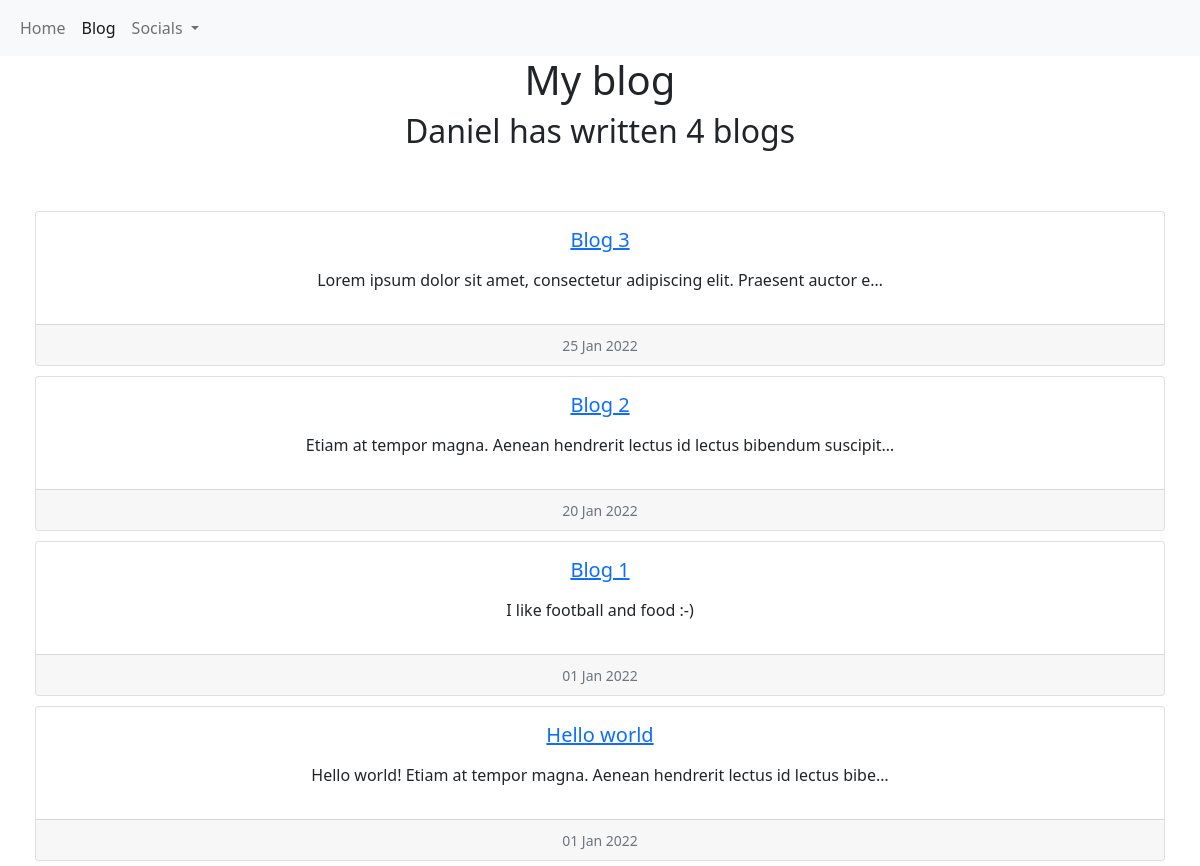
Screenshot of /blog/ with the database file from the repository.
### blog/models.py (models this page shows, shortened)
class Blog(models.Model):
    title = CharField(max_length=200)
    date = DateField()
    description = models.TextField()

### blog/views.py (the view)
# urls.py: path('', views.all_blogs, name='all_blogs'),
def all_blogs(request):
    blogs = Blog.objects.order_by('-date')
    return render(request, 'blog/all_blogs.html', {"blogs":blogs})

### blog/templates/blog/all_blogs.html
{% extends 'portfolio/base.html' %}
{% block content %}
<h1 style="text-align: center;">My blog</h1>
<h2 style="text-align: center;">Daniel has written {{ blogs.count }} blog{{ blogs.count|pluralize }}</h2>
<br><br>
{% for blog in blogs %}
<div class="container" style="padding: 5px">
    <div class="row">
        <div class="col">
            <div class="card-deck">
                <div class="card text-center">
                    <div class="card-body">
                        <h5 class="card-title"> <a href="{% url 'blog:detail' blog.id %}">{{  blog.title  }}</a> </h5>
                        <p class="card-text">
                            <p>{{ blog.description|striptags|truncatechars:75 }}</p>
                        </p>
                    </div>
                    <div class="card-footer">
                        <small class="text-muted">{{ blog.date|date:'d M Y' }}</small>
                    </div>
                </div>
            </div>
        </div>
    </div>
</div>
{% endfor %}
{% endblock %}

### portfolio/templates/portfolio/base.html (shortened to what this page needs)
<!DOCTYPE html>
<html lang="en">
  <head>
    <link
      href="https://cdn.jsdelivr.net/npm/bootstrap@5.1.3/dist/css/bootstrap.min.css"
      rel="stylesheet"
    />
  </head>
  <body>
    <nav class="navbar navbar-expand-lg navbar-light bg-light">
      <div class="container-fluid">
        <div class="collapse navbar-collapse" id="navbarSupportedContent">
          <ul class="navbar-nav me-auto mb-2 mb-lg-0">
            {% with request.resolver_match.url_name as url %}
            <li class="nav-item">
              <a class="nav-link {% if url == 'home' %}active{% endif %}" aria-current="page" href="{% url 'home' %}">Home</a>
            </li>
            <li class="nav-item">
              <a class="nav-link {% if url == 'all_blogs' %}active{% endif %}" href="{% url 'blog:all_blogs' %}">Blog</a>
            </li>
            {% endwith %}
            <li class="nav-item dropdown">
              <a
                class="nav-link dropdown-toggle"
                href="#"
                id="navbarDropdown"
                role="button"
                data-bs-toggle="dropdown"
                aria-expanded="false"
              >
                Socials
              </a>
            </li>
          </ul>
        </div>
      </div>
    </nav>
    {% block content %}{% endblock %}
  </body>
</html>

### rows the page displays
Blog: title "Blog 3", description "Lorem ipsum dolor sit amet, consectetur adipiscing elit. Praesent auctor e…", date "25 Jan 2022"
Blog: title "Blog 2", description "Etiam at tempor magna. Aenean hendrerit lectus id lectus bibendum suscipit…", date "20 Jan 2022"
Blog: title "Blog 1", description "I like football and food :-)", date "01 Jan 2022"
Blog: title "Hello world", description "Hello world! Etiam at tempor magna. Aenean hendrerit lectus id lectus bibe…", date "01 Jan 2022"

### other values shown
{{ blogs.count }} "4"
